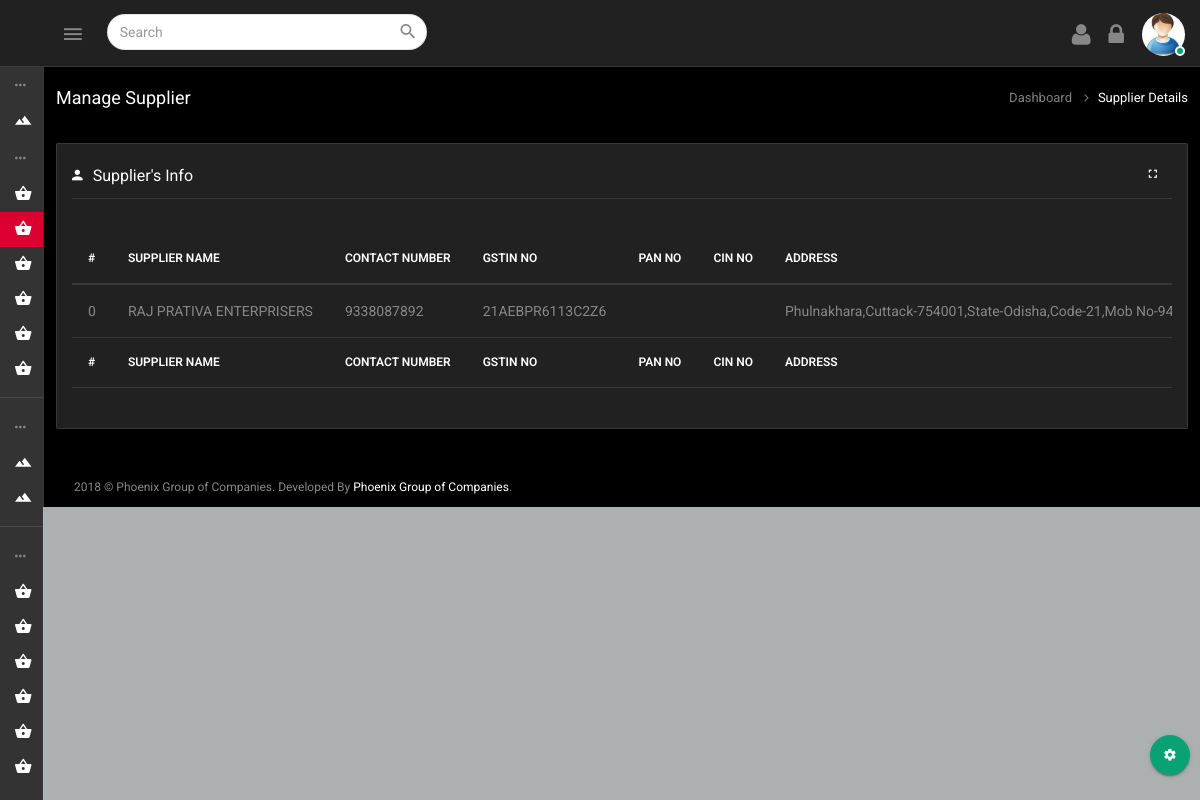
The page /buyer-details.php (signed in) on the database its author committed.
### tables this page shows
CREATE TABLE `pdc_buyer` (
  `id` int(10) NOT NULL,
  `name` varchar(100) NOT NULL,
  `contact` varchar(40) NOT NULL,
  `gstin` varchar(100) NOT NULL,
  `pan` varchar(100) NOT NULL,
  `cin` varchar(100) NOT NULL,
  `address` varchar(255) NOT NULL,
  `status` int(4) NOT NULL DEFAULT '1' COMMENT '1 -> True 0 -> False',
  `creationDate` timestamp NOT NULL DEFAULT CURRENT_TIMESTAMP
);

### buyer-details.php (the view, shortened to what this page needs)
<?php
include('config.php');
  function fetchSupplier($status){
    global $mysqli;
    $stmt = $mysqli->prepare("SELECT
      id,
      name,
      contact,
      gstin,
      pan,
      cin,
      address,
      creationDate
      FROM pdc_Buyer
      WHERE status = ?
       ");
       $stmt->bind_param("s",$status);
       $stmt->execute();
       $stmt->bind_result($id,$name,$contact,$gstin,$pan,$cin,$address,$creationDate);
       while($stmt->fetch()){
         $row[]=array('id'=>$id,'name'=>$name,'contact'=>$contact,'gstin'=>$gstin,'pan'=>$pan,'cin'=>$cin,'address'=>$address,'creationDate'=>$creationDate);
       }
     	if(!empty($row)){
     	return ($row);
      }
     	else {
         return "";
       }
  }
	$sessionname = $_SESSION['login_user'];
	if($sessionname){
?>
<!DOCTYPE html>
<html lang="en">
<?php include("include/header.php"); ?>
	<body>
		<div class="wrapper theme-4-active pimary-color-red">
			<?php include("include/top_nav.php"); ?>
			<?php include("include/nav.php"); ?>
			<?php include("include/theme_color.php"); ?>
			<div class="page-wrapper">
				<div class="container-fluid">
					<div class="row heading-bg">
						<div class="col-lg-3 col-md-4 col-sm-4 col-xs-12">
							<h5 class="txt-dark">Manage Supplier</h5>
						</div>
						<div class="col-lg-9 col-sm-8 col-md-8 col-xs-12">
							<ol class="breadcrumb">
								<li><a href="dashboard.php">Dashboard</a></li>
								<li class="active"><span>Supplier Details</span></li>
							</ol>
						</div>
					</div>
					<div class="row" id="pks1">
						<div class="col-sm-12">
							<div class="panel panel-default card-view">
								<div class="panel-wrapper collapse in">
									<div class="panel-body">
                    <div class="pull-right">
    									<a href="#" class="pull-left inline-block full-screen mr-15">
    										<i class="zmdi zmdi-fullscreen"></i>
    									</a>
    								</div>
										<h6 class="txt-dark capitalize-font"><i class="zmdi zmdi-account mr-10"></i>Supplier's Info</h6>
                    <hr class="light-grey-hr"/>
										<div class="table-wrap">
											<div class="table-responsive">
												<table id="example" class="table table-hover display  pb-30" >
													<thead>
														<tr>
															<th>#</th>
															<th>Supplier Name</th>
															<th>Contact Number</th>
															<th>GSTIN No</th>
															<th>PAN No</th>
															<th>CIN No</th>
															<th>Address</th>
														</tr>
													</thead>
													<tfoot>
														<tr>
															<th>#</th>
															<th>Supplier Name</th>
															<th>Contact Number</th>
															<th width="170">GSTIN No</th>
															<th>PAN No</th>
															<th>CIN No</th>
															<th>Address</th>
														</tr>
													</tfoot>
													<tbody>
														<?php
										 					$i = 0;
                              $fetchResult = fetchSupplier(1);
                              foreach ($fetchResult as $v1) {
										 					?>
														<tr>
															<td><?php echo $i;?></td>
															<td><?php echo $v1['name'];?></td>
															<td><?php echo $v1['contact'];?></td>
															<td><?php echo $v1['gstin'];?></td>
															<td><?php echo $v1['pan'];?></td>
															<td><?php echo $v1['cin'];?></td>
															<td><?php echo $v1['address'];?></td>
														</tr>
															<?php $i++; } ?>
													</tbody>
												</table>
											</div>
										</div>
									</div>
								</div>
							</div>
						</div>
					</div>
				</div>
				<?php include("include/footer.php"); ?>
			</div>
		</div>
	</body>
</html>
<?php } ?>

### rows shown on the page
pdc_buyer: name "RAJ PRATIVA ENTERPRISERS", contact "9338087892", gstin "21AEBPR6113C2Z6", address "Phulnakhara,Cuttack-754001,State-Odisha,Code-21,Mob…"
